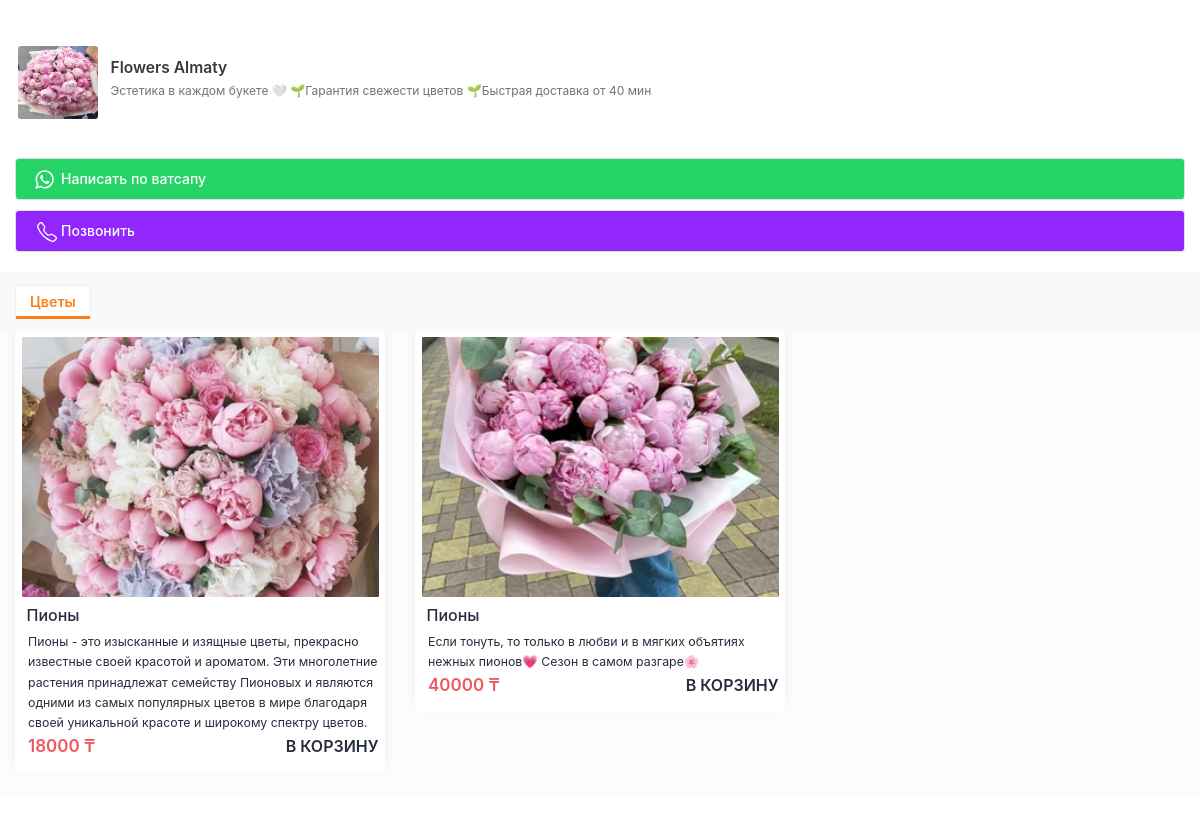
Screenshot of /asyl/ with the database file from the repository.
### construct_site/models.py (models this page shows, shortened)
class AdditionalData(models.Model):
    element_id = models.CharField(max_length=40)
    photo = ProcessedImageField(upload_to='images/',
                                null=True, blank=True,
                                processors=[ResizeToFill(240, 240)],
                                format='PNG',
                                options={'quality': 100})
    value = models.TextField(null=True, blank=True)
    user_site = models.ForeignKey(UserSite, on_delete=models.CASCADE, null=True, blank=True)

class Support(models.Model):
    KIND_CHOICES = (
        (1, "Ватсап"),
        (2, "Номер телефона")
    )
    kind = models.IntegerField(default=1, choices=KIND_CHOICES)
    label = models.CharField(max_length=80, default='Написать по ватсапу')
    user_site = models.ForeignKey(UserSite, on_delete=models.CASCADE)
    bacground_color = models.CharField(max_length=120, default='#25d366')
    text_color = models.CharField(max_length=120, default='#ffffff')
    icon_color = models.CharField(max_length=120, default='#ffffff')
    whatsapp_text = models.CharField(max_length=120, blank=True, null=True, default='')
    is_main = models.BooleanField(default=False)

### construct_site_food/models.py (models this page shows, shortened)
class BaseMixin(models.Model):
    title = models.CharField(max_length=180)
    class Meta:
    	abstract = True

class Category(BaseMixin):
    user_site = models.ForeignKey(
    	UserSite, on_delete=models.CASCADE,
    	null=True, blank=True,
    	related_name='category_user_sites')
    color = models.CharField(max_length=120, default="#fc8019")
    sorting = models.IntegerField(default=0)

class Good(BaseMixin):
    FONT_CHOICES = (
        ('Arial', 'Arial'),
        ('Verdana', 'Verdana'),
        ('Kudry', 'Kudry'),
        ('Scriptina', 'Scriptina'),
        ('Edwardian Script', 'Edwardian Script'),
        ('Great Vibes', 'Great Vibes'),
        ('Alex Brush', 'Alex Brush'),
        ('Snell Roundhand', 'Snell Roundhand'),
        ('Monotype Corsiva', 'Monotype Corsiva'),
        ('Pinyon Script', 'Pinyon Script'),
        ('Satisfy', 'Satisfy'),
        ('Tangerine', 'Tangerine'),
        ('Allura', 'Allura'),
    )
    title = models.CharField(max_length=120, null=True, blank=True)
    description = models.TextField(blank=True)
    price = models.CharField(max_length=120, blank=True, default='')
    old_price = models.CharField(max_length=120, blank=True, default='')
    photo = ProcessedImageField(upload_to='images/',
                                processors=[ResizeToFill(317, 231)],
                                format='JPEG',
                                options={'quality': 100})
    category = models.ForeignKey(Category,
    	on_delete=models.SET_NULL, null=True, blank=True)
    user_site = models.ForeignKey(
    	UserSite, on_delete=models.CASCADE,
    	related_name='good_user_sites', null=True, blank=True)
    sorting = models.IntegerField(default=0)
    font = models.CharField(
        max_length=100,
        choices=FONT_CHOICES,
        default='AR',  # Установить стандартное значение, если требуется
        blank=True
    )

### construct_site_food/views.py (the view)
# urls.py: path('<slug:slug>/', views.ClientIndexView.as_view(), name='client'),
class ClientIndexView(GoodMixin, View):
    def get(self, request, **kwargs):
        context = {}
        slug = self.kwargs.get('slug')
        categories = Category.objects.filter(
            user_site__slug=slug).select_related().order_by('-sorting')
        supports = Support.objects.filter(user_site__slug=slug)
        goods = Good.objects.filter(user_site__slug=slug).order_by('-sorting')
        if categories.exists():
            category = self.kwargs.get('category', None)
            if not  category:
                category = categories.first().id
            goods = goods.filter(category=category)
            context['active_category'] = category
        user_site = get_object_or_404(UserSite, slug=slug)
        context['slug'] = slug
        context['categories'] = categories
        context['goods'] = goods
        context['supports'] = supports
        context['user_site'] = user_site
        context['manifest_file'] = '/manifest/' + str(slug) + '.json'
        return render(request, user_site.site.template_name, context)

### cart/cart.py (called while the page is built)
    def __len__(self):
        return sum(item['quantity'] for item in self.cart.values())

    def get_total_price(self):
        return sum(Decimal(item['price']) * item['quantity'] for item in self.cart.values())

    def get_good(self, good):
        good_id = str(good.id)
        if good_id in self.cart:
            return self.cart[good_id]
        return False

### cart/context_processors.py (called while the page is built)
def cart(request):
    return {'cart': Cart(request)}

### construct_site/templatetags/construct_tags.py (called while the page is built)
@register.simple_tag
def get_text(element_id, slug, text_default):
	additional_data = AdditionalData.objects.filter(
		element_id=element_id, user_site__slug=slug).first()
	if additional_data:
		return additional_data.value
	else:
		return text_default

@register.simple_tag
def get_photo(element_id, slug,  photo_default):
	additional_data = AdditionalData.objects.filter(
		element_id=element_id, user_site__slug=slug).first()
	if additional_data:
		return additional_data.photo.url
	else:
		return static(photo_default)

@register.simple_tag
def get_good(request, good_id):
	cart = Cart(request)
	return cart.get_good(good_id)

@register.simple_tag
def condition_set(condition, classes1, classes2, value=''):
	if value == '':
		if condition:
			return classes1
		else:
			return classes2
	else:
		if condition == value:
			return classes1
		else:
			return classes2

@register.simple_tag
def set_cookie(slug, support):
	return str(slug) + str(support)

@register.simple_tag
def set_style(property, value, condition=True):
	if condition:
		return mark_safe('style="{0}:{1}"'.format(property,value))
	else:
		return ''

@register.simple_tag
def condition_count(condition1, condition2, value=''):
	if condition1 > condition2:
		return value
	return ''

### templates/construct_site_food/foodoma/index.html (shortened to what this page needs)
﻿<html lang="en" class="">
   <head>
      {% load static %}
      {% load pwa %}
      {% load construct_tags %}
      <link rel="stylesheet" type="text/css" href="{% static 'css/construct_site_food/main.css' %}">
      <link rel="stylesheet" type="text/css" href="{% static 'css/construct_site_food/style.css' %}">
   </head>
   <body cz-shortcut-listen="true" class="">
      <div id="page-container">
         <div id="root">
            <span>
               <div>
                  <div class="height-25 bg-white">
                     {% get_photo 'logo' slug 'img/default_logo.png' as logo  %}
                     {% get_text 'site_text' slug 'Название компании' as logo_text %}
                     {% get_text 'information' slug 'Информацию о компании' as information %}
                     <a class="no-click" href="#">
                        <div class="pt-20">
                           <div class="block-content block-content-full pt-2">
                              <img src="{{logo}}" alt="go-menu" class="restaurant-image mt-0">
                           </div>
                           <div class="block-content block-content-full restaurant-info">
                              <h4 class="font-w600 mb-5 text-dark">{{logo_text|safe}}</h4>
                              <div class="font-size-sm text-muted truncate-text text-muted">{{information|safe}}</div>
                           </div>
                        </div>
                     </a>
                  </div>
                  <div class="col-12 mt-10-0">
                     {% for support in supports %}
                        {% if support.kind == 1 %}
                           <div class="input-group mt-10">
                              {% condition_count support.phonenumber_set.count 1 'go-whatsapp' as support_is_distribution %}
                              <a href="https://wa.me/{{support.phonenumber_set.first.phone_number}}?text={{support.whatsapp_text|default_if_none:''}}" class="form-control login-button {{support_is_distribution}}" data-id="{{support.id}}" data-message="{{support.whatsapp_text}}" data-cookie="{% set_cookie slug support.id %}" {% set_style 'background-color' support.bacground_color %} data-url="{% url 'construct_site:support_phone_number' slug=slug    id=support.id %}">
                              <output {% set_style 'color' support.text_color %}>
                                  {{support.label|safe}}
                              </output>
                              </a>
                           </div>
                        {% else %}
                           <div class="input-group mt-10">
                              <a href="tel:{{support.phonenumber_set.first.phone_number}}" class="form-control phone-button" {% set_style 'background-color' support.bacground_color %}>
                              <output {% set_style 'color' support.text_color %}>
                                 {{support.label|safe}}
                              </output>
                              </a>
                           </div>
                        {% endif %}
                     {% endfor %}
                  </div>
                  <div class="bg-grey-light mt-20 mb-100">
                     {% if categories.exists %}
                        <div class="bg-light sticky-top">
                           <div class="px-15 py-3 d-flex justify-content-between align-items-center">
                              <div class="d-flex overflow-auto">
                                 {% for category in categories %}
                                    {% condition_set category.id 'mr-2 user-preferred' '' active_category as is_active %}
                                    <button class="category btn btn-preference mr-2 {{is_active}}" data-id="{{category.id}}" data-url="{% url 'construct_site_food:good_list' slug=slug category=category.id %}" {% set_style 'border-bottom-color' category.color is_active %}>
                                       <span {% set_style 'color' category.color is_active %}>{{category.title|safe}}</span>
                                    </button>
                                 {% endfor %}
                              </div>
                           </div>
                        </div>
                     {% endif %}
                     <div class="px-15">
                        <div class="row" id="good-content">
                           {% include "construct_site_food/foodoma/good/list.html" %}
                        </div>
                     </div>
                  </div>
               </div>
            </span>
         </div>
      </div>
   </body>
</html>

### templates/construct_site_food/foodoma/good/list.html (shortened to what this page needs)
{% load construct_tags %}
{% for good in goods %}
   {% get_good request good as good_in_card %}
   {% condition_set good_in_card 'hidden' '' as in_cart_display %}
   <div class="col-md-4 col-sm-12">
      <div class="product-slider-item">
         <div class="block border-radius-275 recommended-item-shadow">
            <div class="block-content recommended-item-content-new mb-5">
               <img src="{{ good.photo.url }}" alt="Skillet Cookie" class="recommended-item-image-new">
               <div class="my-2">
                  <div class="px-5 text-left recommended-v2-ellipsis-meta">
                     <div class="d-flex justify-content-between align-items-center">
                        <a href="{% url 'construct_site_food:good_detail' good.id %} ">
                           <span class="meta-name">{{good.title|safe}}</span>
                        </a>
                     </div>
                  </div>
                  <div class="ml-2">
                     <span class="meta-price">{{good.description|safe}}</span>
                  </div>
                  <div class="ml-2 fotter-product">
                     <div class="price">
                        {{good.price}} ₸
                     </div>
                     <div data-id="{{good.id}}" class="in-cart fotter-text {{in_cart_display}}" data-url="{% url 'construct_site_food:good_add_to_cart' id=good.id %}">
                         В корзину
                     </div>
                  </div>
               </div>
            </div>
         </div>
      </div>
   </div>
{% endfor %}

### static/css/construct_site_food/style.css (style rules this page uses)
.login-button { background-color: rgb(37, 211, 102); color: white; }
.login-button { cursor: pointer; font-weight: 500; height: 42px; padding: 2px 0px !important; }
.login-button svg { width: 27px; margin-left: 15px; margin-top: 5px; position: absolute; fill: #fff; }
.phone-button { background-color: rgb(29, 161, 242); color: white; cursor: pointer; font-weight: 500; height: 42px; padding: 2px 0px !important; }
.phone-button svg { width: 20px; margin-left: 21px; margin-top: 9px; position: absolute; fill: #fff; }
.phone-button output { color: #ffffff; padding: 10px 45px; font-size: 14px; }
.login-button output { color: #ffffff; padding: 10px 45px; font-size: 14px; }
.block-content-full { border-top-left-radius: 5px; border-top-right-radius: 5px; }
.btn-preference { margin-right: 5px; }
.overflow-auto { overflow: auto; }
.sticky-top { position: sticky; top: -1px; z-index: 1; }
.product-slider-item { margin-left: 0; margin-right: 0; }
.recommended-item-image-new { width: 100%; border-radius: .1rem; }
.recommended-item-content-new { padding: .5rem; padding-top: 5px; }
.fotter-product { display: flex; align-items: center; justify-content: space-between; }
.price { font-size: 17px; font-weight: 600; white-space: nowrap; color: #EF5762; }
.meta-name { font-size: 16px; margin-bottom: 10px; }
.fotter-text { font-size: 16px; font-weight: 600; text-transform: uppercase; }
.height-25 { height: 16vh; }

### rows the page displays
AdditionalData: value "Flowers Almaty"
AdditionalData: value "Эстетика в каждом букете 🤍 🌱Гарантия свежести цветов 🌱Быстрая доставка от 40 мин"
Support: label "Написать по ватсапу"
Support: label "Позвонить"
Category: title "Цветы"
Good: photo (picture), title "Пионы", description "Пионы - это изысканные и изящные цветы, прекрасно известные своей красотой и ароматом. Эти многолетние растения принадлежат семейству Пионовых и являются одними из самых популярных цветов в мире благодаря своей уникальной красоте и широкому спектру цветов.", price "18000"
Good: photo (picture), title "Пионы", description "Если тонуть, то только в любви и в мягких объятиях нежных пионов💗 Сезон в самом разгаре🌸", price "40000"
